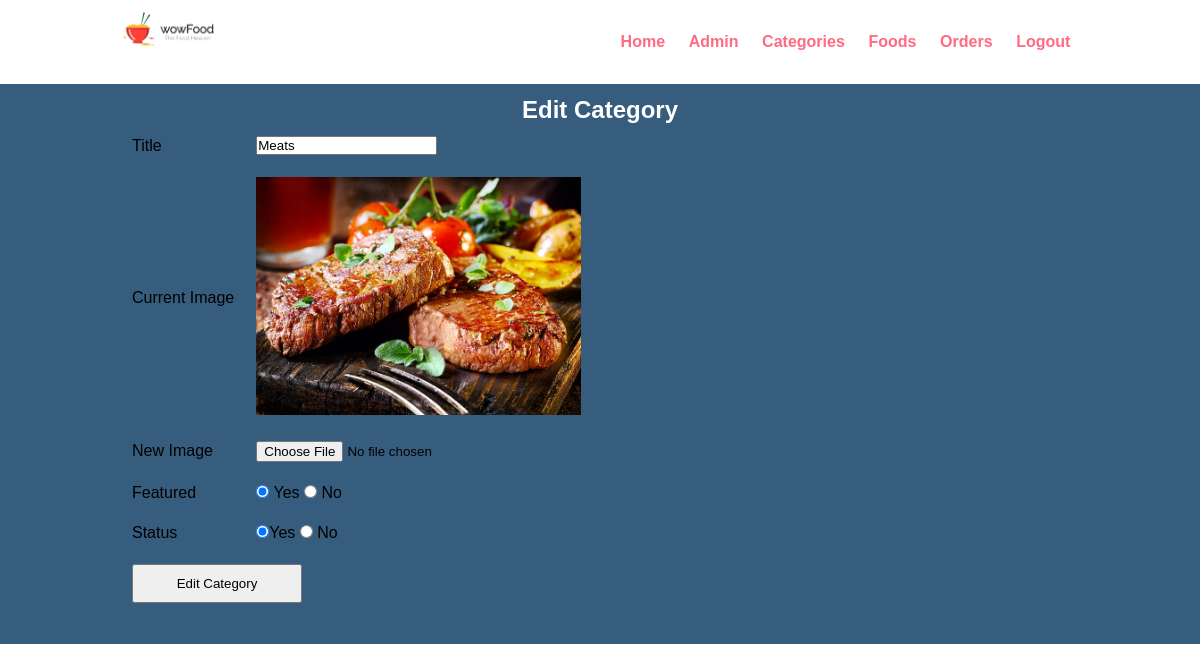
/CMS/edit_cat.php?id=3, run on the app's committed database.
### tables this page shows
CREATE TABLE `tbl_category` (
  `cat_id` int(10) UNSIGNED NOT NULL,
  `cat_title` varchar(150) NOT NULL,
  `cat_price` decimal(10,2) NOT NULL,
  `cat_imageName` varchar(150) NOT NULL,
  `cat_featured` varchar(10) NOT NULL,
  `cat_status` varchar(10) NOT NULL
);

### CMS/edit_cat.php (the view, shortened to what this page needs)
<?php include('includes/templates/header.php');
if (isset($_GET['id'])) {
    $cat_id = $_GET['id'];
    $sql = 'SELECT * FROM tbl_category WHERE cat_id = ?';
    $stat = $cont->prepare($sql);
    $stat->execute([$cat_id]);
    $count = $stat->rowCount();
    if ($count > 0) {
        while($row = $stat->fetch()) {
            $cat_title    = $row['cat_title'];
            $cat_image    = $row['cat_imageName'];
            $cat_featured = $row['cat_featured'];
            $cat_status   = $row['cat_status'];}
    } else {
        header("refresh: 1; url=" . HOME_URL . 'CMS/manage_categories.php');
    }
?>
<div class="main-content">
    <div class="container">
    <div class="cat-box">
            <h3 style="margin: auto; text-align: center; color: #FFF">Edit Category</h3>
            <form class="cat-form" action="" method="POST" enctype="multipart/form-data">
                <table class="cat-tbl">
                    <tr>
                        <td>Title </td>
                        <td>
                            <input type="text" name="title" placeholder="Title" value="<?php echo $cat_title;?>">
                        </td>
                    </tr>
                    <tr>
                        <td>Current Image </td>
                        <td>
                            <?php
                                if ($cat_image !== "") {
                                    ?>
                                    <img src="<?php echo HOME_URL?>images/category_img/<?php echo $cat_image;?>" style='width: 325px'>
                                    <?php
                                } else {
                                    echo "There's No Image";
                                }
                            ?>
                        </td>
                    </tr>
                    <tr>
                        <td>New Image</td>
                        <td>
                            <input type="file" name="cat_newImage">
                        </td>
                    </tr>
                    <tr>
                        <td>Featured</td>
                        <td>
                            <input <?php if ($cat_featured == "yes") {echo "checked";}?> type="radio" name="cat_featured" value="yes"> Yes
                            <input  <?php if ($cat_featured == "no") {echo "checked";}?> type="radio" name="cat_featured" value="no"> No
                        </td>
                    </tr>
                    <tr>
                        <td>Status </td>
                        <td>
                            <input <?php if ($cat_status == "yes") {echo "checked";}?> type="radio" name="cat_status" value="yes">Yes
                            <input <?php if ($cat_status == "no") {echo "checked";}?> type="radio" name="cat_status" value="no"> No
                        </td>
                    </tr>
                    <tr>
                        <td colspan="2">
                            <input type="submit" name="submit" value="Edit Category">
                        </td>
                    </tr>
                </table>
            <?php
             } else {
                header("refresh: 1; url=" . HOME_URL . 'CMS/manage_categories.php');
            }
            ?>
            </form>
        </div>
    </div>
</div>

### css/cms.css (style rules this page uses)
* { margin: 0 0; padding: 0 0; font-family: Arial, Helvetica, sans-serif; }
.container { width: 80%; margin: 0 auto; padding: 1%; }
h3 { font-size: 1.5rem; }
.main-content { min-height: 70vh; background-color: #365d7e; }
.cat-box h3 { width: 100%; }
.cat-tbl tr td { padding: 10px ; }
.cat-tbl tr { width: 300px !important; padding: 10px !important; }
.cat-tbl tr:last-child td input { width: 170px; padding: 10px; }

### data on the page
tbl_category: title "Meats", cat_imageName (picture), cat_featured "☑", cat_status "☑"
